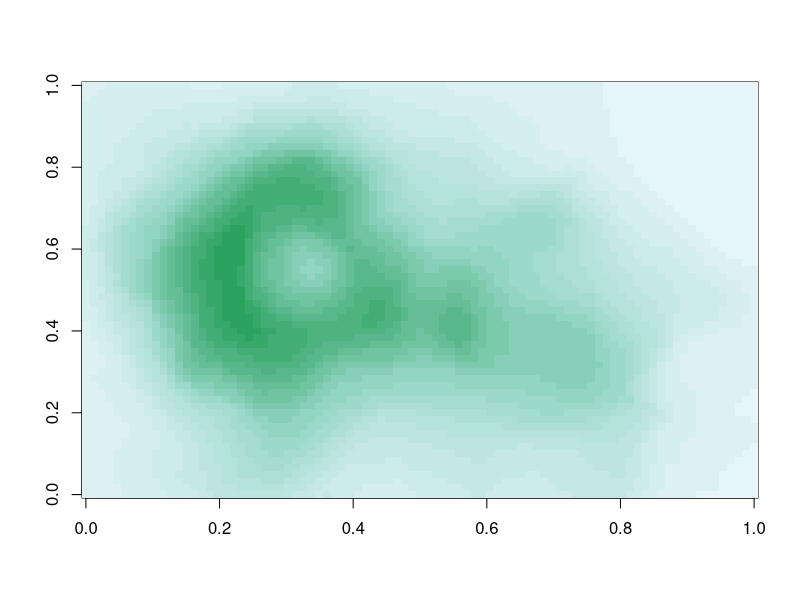
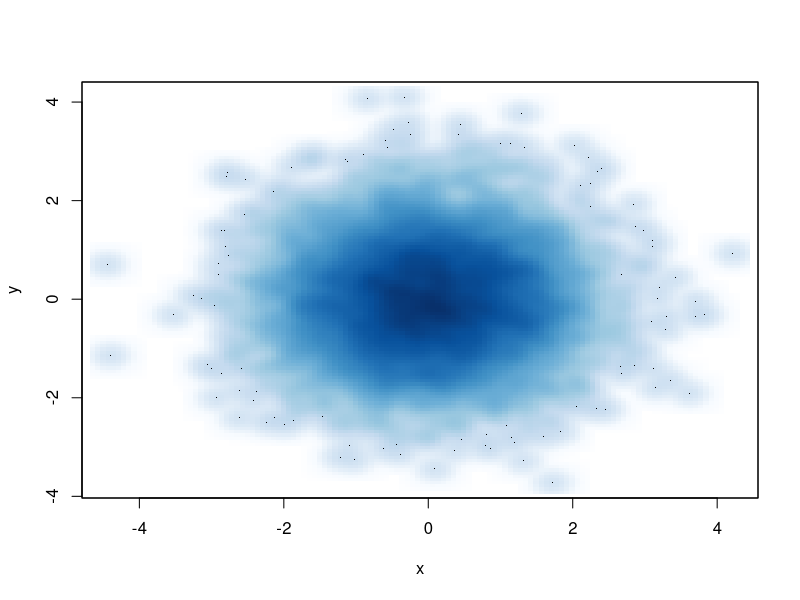

Generate these figures, in order, with R:
## ---- chunk 1
library(grDevices)
library(RColorBrewer)
## ---- chunk 2
gray(1)
gray(0.5)
## ---- chunk 3
?colorRamp #returns function that takes value b/w 0 and 1 to return a color from the palette
?colorRampPalette #returns function that takes integer argument for no of colors from the palette
## ---- chunk 4
pal <- colorRamp(c("red","blue"))
pal(0)
pal(1)
pal(0.5)
## ---- chunk 5
pal <- colorRampPalette(c("red","yellow"))
pal(1)
pal(2)
pal(10)
## ---- chunk 6
cols <- brewer.pal(3,"BuGn") # the name needs to be looked from the help page
pal <- colorRampPalette(cols)
image(volcano,col=pal(20))
## ---- chunk 7
x <- rnorm(10000)
y <- rnorm(10000)
smoothScatter(x,y) #dark blue region is where most points are, high-density region
